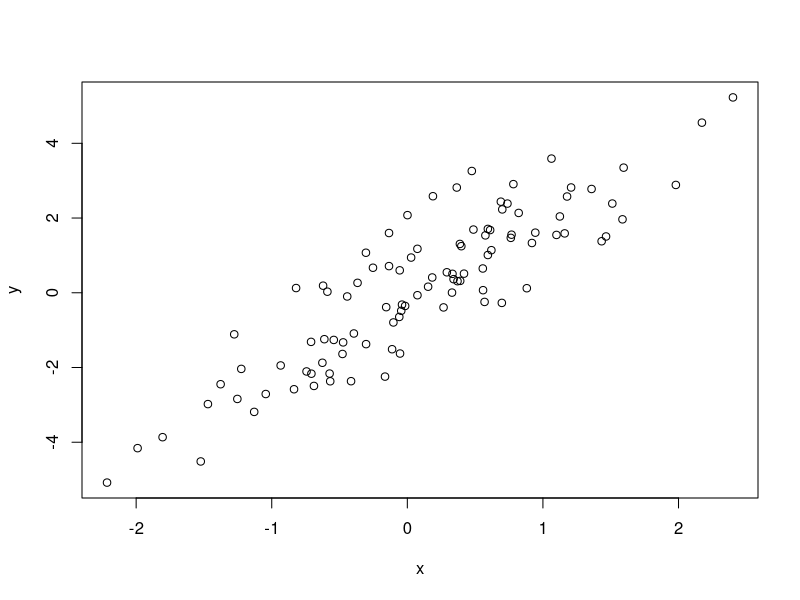

Write R code to recreate this figure.
set.seed(1)
x=rnorm(100)
y=2*x + rnorm(100)

par(mfrow=c(1,1))
plot(x,y)

# a) perform regression of y onto x without intercept

lm.fit <- lm(y~x+0)
summary(lm.fit)
# vs
summary(lm(x~y+0))

# b) and c) note that the coefficients obtained are the same
# as you would expect